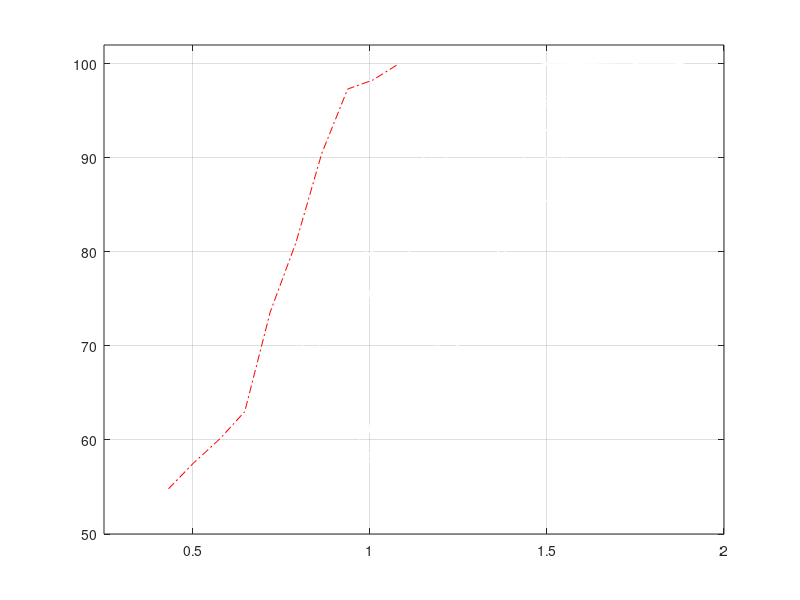

Recreate this plot in MATLAB. (Note: this script raises an error after producing the figure.)
%
%	Make the testMixtureData figure from Norma's graphs
%	in her book, Fig. on page 163.
%
cd /home/brian/book/06space/fig/subTestMixture

load grahamFigP163
meanSimple = (openCircles + openSquares + openTriangles) / 3;
%
%	I make the prediction up here
%
predCompound = meanSimple* diag([1/sqrt(3),1])

%
%	Open are the simple, filled the compound
%
p = plot(openCircles(:,1),openCircles(:,2),'w+', ...
     openCircles(:,1),openCircles(:,2),'w--', ...
     openSquares(:,1),openSquares(:,2),'wo', ...
     openSquares(:,1),openSquares(:,2),'w--', ...
     openTriangles(:,1),openTriangles(:,2),'wx', ...
     openTriangles(:,1),openTriangles(:,2),'w--', ...
     filledSquares(:,1),filledSquares(:,2),'w*', ...
     filledSquares(:,1),filledSquares(:,2),'w-', ...
     filledCircles(:,1),filledCircles(:,2),'wx', ...
     filledCircles(:,1),filledCircles(:,2),'w-', ...
     predCompound(:,1), predCompound(:,2),'r-.');

%     meanSimple(:,1),meanSimple(:,2),'r-', ...

grid on

set(gca,'xlim',[.25 2],'ylim',[50 102],...
        'xtick',[0.5:.5:2],'ytick',[50:10:100])

plotParms(p);
print -deps mixture3.eps



